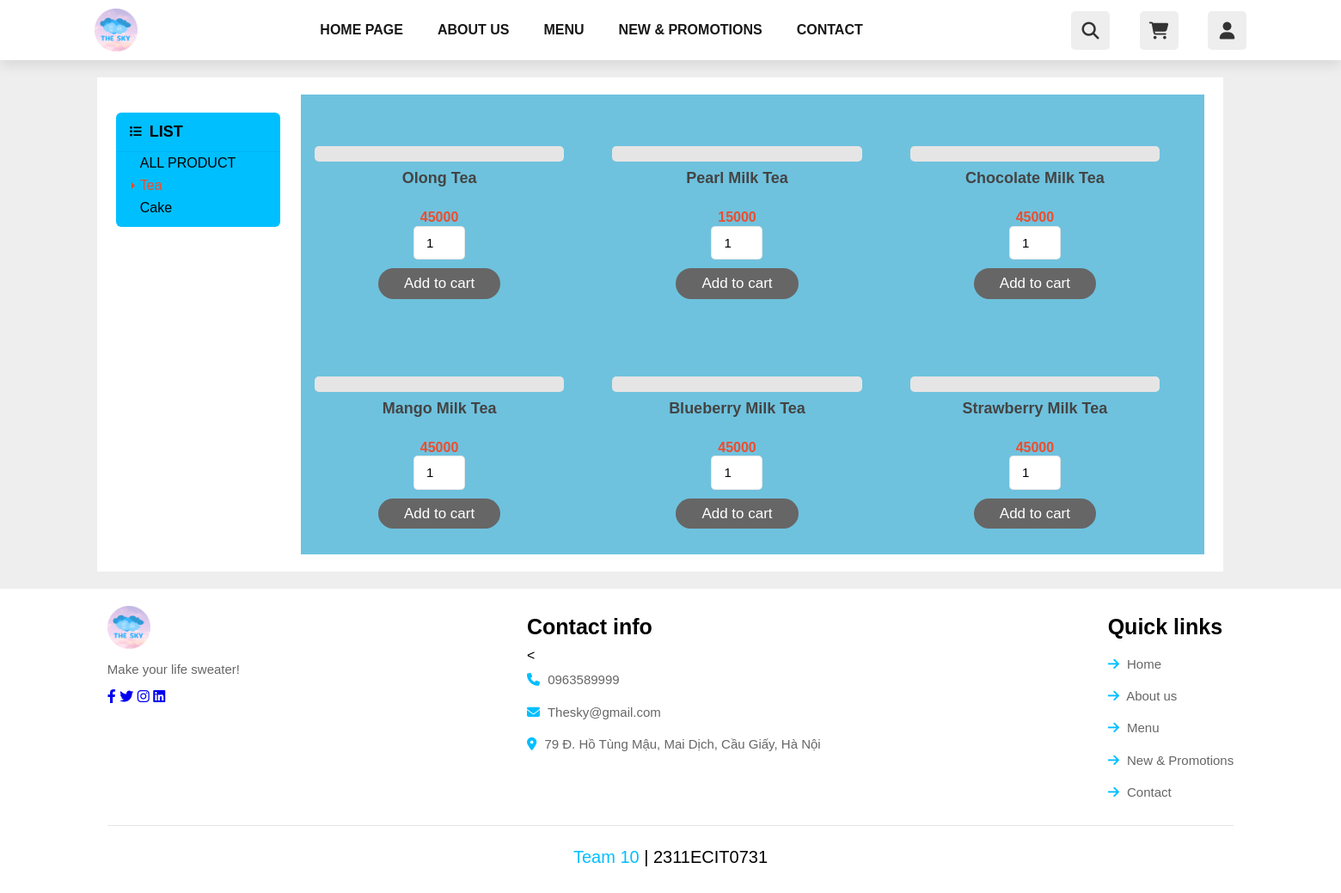
Screenshot of /Php/Menu/tea.php (signed in) with the database file from the repository.
### tables this page shows
CREATE TABLE `sanpham` (
  `id` int(11) NOT NULL,
  `ten_sp` varchar(255) NOT NULL,
  `hinh_anh_sp` varchar(255) NOT NULL,
  `gia_sp` varchar(255) NOT NULL,
  `loai_sp` varchar(255) NOT NULL
);

### Php/Menu/tea.php (the view, shortened to what this page needs)
<?php
include '../config.php';
?>
<!DOCTYPE html>
<html>
<html>
<head>
    <link rel="stylesheet" type="text/css" href="../../Css/menu.css">
    <link rel="stylesheet" type="text/css" href="../../Css/base.css">
    <link rel="stylesheet" type="text/css" href="../../Css/style.css">
    <link rel="stylesheet" href="https://cdnjs.cloudflare.com/ajax/libs/normalize/8.0.1/normalize.min.css" />
    <link rel="stylesheet" href="https://cdnjs.cloudflare.com/ajax/libs/font-awesome/6.2.0/css/all.min.css">
</head>
<body>
    <header class="header">
        <a href="index.php" class="logo" title="The Sky">
            <img src="../../images/Index/navMenu/logo.png" alt="">
        </a>
        <nav class="navbar">
            <ul id="menu">
                <li class="menu-item-object-page menu-item">
                    <a href="../index.php" aria-current="page">Home page</a>
                </li>
                <li class="menu-item-object-page menu-item">
                    <a href="../aboutus.php">About us</a>
                </li>
                <li class="menu-item-object-page menu-item">
                    <a href="../menu.php">Menu</a>
                </li>
                <li class="menu-item-object-page menu-item">
                    <a href="../newpromotion.php">New &amp; Promotions</a>
                </li>
                <li class="menu-item-object-page menu-item">
                    <a href="../contact.php">Contact</a>
                </li>
            </ul>
        </nav>
        <div class="icons">
            <div class="fas fa-search" id="search-btn"></div>
			<a href="../cart.php"> <div class="fas fa-shopping-cart" id="cart-btn" > </div> </a>
            <div class="fas fa-user" id="login-btn"></div>
        </div>
    </header>
    <main>
        <section class="filter-menu">
            <div class="grid__row wrapper">
                <div class="grid__collumn-2">
                    <nav class="category">
                        <h3 class="category__heading">
                            <i class="category__heading-icon fa-solid fa-list"></i>
                            LIST
                        </h3>
                        <ul class="category-list">
                            <li class="category-item ">
                                <a href="../menu.php" class="category-item__link">ALL PRODUCT</a>
                            </li>
                            <li class="category-item category-item--active">
                                <a href="tea.php" class="category-item__link">Tea</a>
                            </li>
                            <li class="category-item">
                                <a href="MenuCake.php" class="category-item__link">Cake</a>
                            </li>
                        </ul>
                    </nav>
                </div>
                <div class="grid__collumn-10">
                    <article class="home-product">
                        <div id="all">
                            <div class="grid__row">
                                <div class="grid__row-2">
                                    <?php
                                    $select_product = mysqli_query($conn, "SELECT * FROM `sanpham` WHERE loai_sp = 'Trà'") or die('query failed');
                                    if (mysqli_num_rows($select_product) > 0) {
                                        while ($fetch_product = mysqli_fetch_assoc($select_product)) {
                                    ?>
                                            <div class="grid__row__collumn-2-3 product-container">
                                            <form action="" method="post">
                                                <div class="home-product-item product">
                                                    <div class="home-product-item__img">
                                                    </div>
                                                    <h4 class="home-product-item__name"><?php echo $fetch_product['ten_sp']; ?></h4>
                                                    <div class="home-product-item__price">
                                                        <span class="home-product-item__new-price"><?php echo $fetch_product['gia_sp']; ?></span> <br>
                                                        <input type="number" min="1" name="product_soluong_sp" value="1">
                                                    </div>
                                                    <input type="submit" value="Add to cart" name="add_to_cart" class="btn">
                                                </div>
                                                </form>
                                            </div>
                                    <?php
                                        };
                                    };
                                    ?>
                                </div>
                            </div>
                        </div>
                    </article>
                </div>
            </div>
        </section>
    </main>
    <footer>
        <section class="footer">
            <div class="box-container">
                <div class="box">
                    <a href="index.php" class="logo" title="The Sky">
                        <img src="../images/Index/navMenu/logo.png" alt="" />
                    </a>
                    <p>Make your life sweater!</p>
                    <div class="share">
                        <a href="#" class="fab fa-facebook-f"></a>
                        <a href="#" class="fab fa-twitter"></a>
                        <a href="#" class="fab fa-instagram"></a>
                        <a href="#" class="fab fa-linkedin"></a>
                    </div>
                </div>
                <div class="box">
                    <h3>Contact info</h3>
                    <<a href="#" class="links">
                        <i class="fas fa-phone"></i> 0963589999 </a>
                        <a href="#" class="links">
                            <i class="fas fa-envelope"></i> Thesky@gmail.com
                        </a>
                        <a href="https://goo.gl/maps/XDPWwX3fv8B8fDVt6" class="links">
                            <i class="fas fa-map-marker-alt"></i> 79 Đ. Hồ Tùng Mậu, Mai Dịch, Cầu Giấy, Hà Nội
                        </a>
                </div>
                <div class="box">
                    <h3>Quick links</h3>
                    <a href="#" class="links">
                        <i class="fas fa-arrow-right"></i> Home
                    </a>
                    <a href="#" class="links">
                        <i class="fas fa-arrow-right"></i> About us
                    </a>
                    <a href="#" class="links">
                        <i class="fas fa-arrow-right"></i> Menu
                    </a>
                    <a href="#" class="links">
                        <i class="fas fa-arrow-right"></i> New &amp Promotions
                    </a>
                    <a href="#" class="links">
                        <i class="fas fa-arrow-right"></i> Contact
                    </a>
                </div>
            </div>
            <div class="credit">
                <span> Team 10 </span> | 2311ECIT0731
            </div>
        </section>
    </footer>
</body>
</html>

### Css/menu.css (style rules this page uses)
.category { background: var(--blue); border-radius: 6px; position: sticky; margin-top: 21px; top: 75px; }
.category-list { padding: 0 0 8px 0; list-style: none; margin-left: 12px; }
.category-item--active .category-item__link { color: var(--price-color) ; }
.category-item--active .category-item__link::before { content: ""; position: absolute; border: 4px solid; border-color: transparent transparent transparent var(--price-color); top: 50%; left: 6px; transform: translateY(-50%); }
.category-item__link { position: relative; text-decoration: none; color: var(--text-corlor); font-size: 16px; padding: 4px 16px; display: block; transition: right linear 0.1s; right: 0; }
.category__heading { font-size: 18px; color: var(--text-corlor); padding: 12px 16px; margin-top: 0; border-bottom:1px solid rgba(0, 0, 0, 0.05) ; }
.category__heading-icon { font-size: 14px; margin-right: 4px; position: relative; top: -1px; }
.home-product { display: flex; flex-flow: row wrap; background: #6ec2de; }
.home-product-item { margin-top: 10px; text-decoration: none; }
.home-product-item__img { width: 100%; background-color: var(--background-item-color); border-radius: 5px; }
.home-product-item__name { font-size: 16px; font-weight: bold; color: var(--text-color); padding: 0 10px; height: 36px; text-align: center; margin-bottom: 0; text-transform: capitalize; }
.home-product-item__price { text-align: center; padding-top: 20px; }
.home-product-item__new-price { font-size: 16px; text-align: center; color: var(--price-color); font-weight: bold; }
.home-product input[type="number"] { width: 60px; border:var(--border); padding:10px 14px; font-size: 15px; color:var(--black); border-radius: 5px; }
.product-container .product { text-align: center; padding: 30px 20px; cursor: pointer; }
.product-container .product .home-product-item__name { font-size: 18px; color: #444; padding: 10px 20px; line-height: 1.1; }

### Css/base.css (style rules this page uses)
:root { --text-color: rgb(0, 0, 0); --background-color:#fff ; --highline-color: #4577aa; --background-item-color:#e6e5e5; --box-color: #f3e600; --white-color: #fff; --price-color: #EE4D2D; --black-color: #000000; }
* { box-sizing: inherit; }
.grid__row { display: flex; flex-wrap: wrap; margin-left: -12px; margin-right: -12px; width: 100%; }
.grid__row-2 { display: flex; flex-wrap: wrap; }
.grid__collumn-2 { padding-left: 12px; padding-right: 12px; width: 16.6667%; }
.grid__row__collumn-2-3 { padding-left: 3px; padding-right: 3px; width: 32%; margin-top: 20px; margin: 20px 5px 0 5px; }
.grid__collumn-10 { width: 83.333%; padding-left: 12px; padding-right: 12px; }

### rows the page displays
sanpham: ten_sp "Olong Tea", gia_sp "45000"
sanpham: ten_sp "Pearl Milk Tea", gia_sp "15000"
sanpham: ten_sp "Chocolate Milk Tea", gia_sp "45000"
sanpham: ten_sp "Mango Milk Tea", gia_sp "45000"
sanpham: ten_sp "Blueberry Milk Tea", gia_sp "45000"
sanpham: ten_sp "Strawberry Milk Tea", gia_sp "45000"
